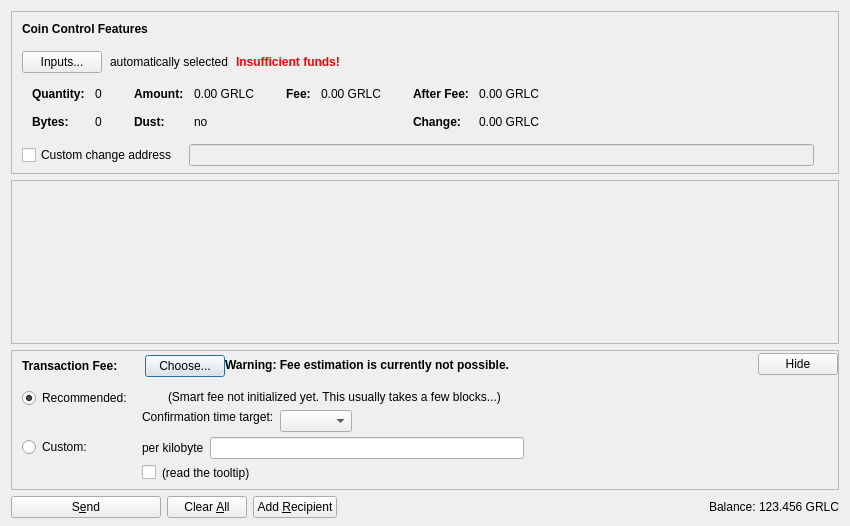
<?xml version="1.0" encoding="UTF-8"?>
<ui version="4.0">
 <class>SendCoinsDialog</class>
 <widget class="QDialog" name="SendCoinsDialog">
  <property name="geometry">
   <rect>
    <x>0</x>
    <y>0</y>
    <width>850</width>
    <height>526</height>
   </rect>
  </property>
  <property name="windowTitle">
   <string>Send Coins</string>
  </property>
  <layout class="QVBoxLayout" name="verticalLayout" stretch="0,1,0,0">
   <property name="bottomMargin">
    <number>8</number>
   </property>
   <item>
    <widget class="QFrame" name="frameCoinControl">
     <property name="sizePolicy">
      <sizepolicy hsizetype="Expanding" vsizetype="Expanding">
       <horstretch>0</horstretch>
       <verstretch>0</verstretch>
      </sizepolicy>
     </property>
     <property name="maximumSize">
      <size>
       <width>16777215</width>
       <height>16777215</height>
      </size>
     </property>
     <property name="frameShape">
      <enum>QFrame::StyledPanel</enum>
     </property>
     <property name="frameShadow">
      <enum>QFrame::Sunken</enum>
     </property>
     <layout class="QVBoxLayout" name="verticalLayoutCoinControl2">
      <property name="spacing">
       <number>0</number>
      </property>
      <property name="leftMargin">
       <number>0</number>
      </property>
      <property name="topMargin">
       <number>0</number>
      </property>
      <property name="rightMargin">
       <number>0</number>
      </property>
      <property name="bottomMargin">
       <number>6</number>
      </property>
      <item>
       <layout class="QVBoxLayout" name="verticalLayoutCoinControl" stretch="0,0,0,0,1">
        <property name="spacing">
         <number>0</number>
        </property>
        <property name="leftMargin">
         <number>10</number>
        </property>
        <property name="topMargin">
         <number>10</number>
        </property>
        <item>
         <layout class="QHBoxLayout" name="horizontalLayoutCoinControl1">
          <property name="bottomMargin">
           <number>15</number>
          </property>
          <item>
           <widget class="QLabel" name="labelCoinControlFeatures">
            <property name="sizePolicy">
             <sizepolicy hsizetype="Preferred" vsizetype="Maximum">
              <horstretch>0</horstretch>
              <verstretch>0</verstretch>
             </sizepolicy>
            </property>
            <property name="font">
             <font>
              <weight>75</weight>
              <bold>true</bold>
             </font>
            </property>
            <property name="styleSheet">
             <string notr="true">font-weight:bold;</string>
            </property>
            <property name="text">
             <string>Coin Control Features</string>
            </property>
           </widget>
          </item>
         </layout>
        </item>
        <item>
         <layout class="QHBoxLayout" name="horizontalLayoutCoinControl2" stretch="0,0,0,0">
          <property name="spacing">
           <number>8</number>
          </property>
          <property name="bottomMargin">
           <number>10</number>
          </property>
          <item>
           <widget class="QPushButton" name="pushButtonCoinControl">
            <property name="styleSheet">
             <string notr="true"/>
            </property>
            <property name="text">
             <string>Inputs...</string>
            </property>
            <property name="autoDefault">
             <bool>false</bool>
            </property>
           </widget>
          </item>
          <item>
           <widget class="QLabel" name="labelCoinControlAutomaticallySelected">
            <property name="text">
             <string>automatically selected</string>
            </property>
            <property name="margin">
             <number>5</number>
            </property>
           </widget>
          </item>
          <item>
           <widget class="QLabel" name="labelCoinControlInsuffFunds">
            <property name="font">
             <font>
              <weight>75</weight>
              <bold>true</bold>
             </font>
            </property>
            <property name="styleSheet">
             <string notr="true">color:red;font-weight:bold;</string>
            </property>
            <property name="text">
             <string>Insufficient funds!</string>
            </property>
            <property name="margin">
             <number>5</number>
            </property>
           </widget>
          </item>
          <item>
           <spacer name="horizontalSpacerCoinControl">
            <property name="orientation">
             <enum>Qt::Horizontal</enum>
            </property>
            <property name="sizeHint" stdset="0">
             <size>
              <width>40</width>
              <height>1</height>
             </size>
            </property>
           </spacer>
          </item>
         </layout>
        </item>
        <item>
         <widget class="QWidget" name="widgetCoinControl" native="true">
          <property name="sizePolicy">
           <sizepolicy hsizetype="Preferred" vsizetype="Preferred">
            <horstretch>0</horstretch>
            <verstretch>0</verstretch>
           </sizepolicy>
          </property>
          <property name="minimumSize">
           <size>
            <width>0</width>
            <height>0</height>
           </size>
          </property>
          <property name="styleSheet">
           <string notr="true"/>
          </property>
          <layout class="QHBoxLayout" name="horizontalLayoutCoinControl5">
           <property name="leftMargin">
            <number>0</number>
           </property>
           <property name="topMargin">
            <number>0</number>
           </property>
           <property name="rightMargin">
            <number>0</number>
           </property>
           <property name="bottomMargin">
            <number>0</number>
           </property>
           <item>
            <layout class="QHBoxLayout" name="horizontalLayoutCoinControl3" stretch="0,0,0,1">
             <property name="spacing">
              <number>20</number>
             </property>
             <property name="topMargin">
              <number>0</number>
             </property>
             <property name="bottomMargin">
              <number>10</number>
             </property>
             <item>
              <layout class="QFormLayout" name="formLayoutCoinControl1">
               <property name="horizontalSpacing">
                <number>10</number>
               </property>
               <property name="verticalSpacing">
                <number>14</number>
               </property>
               <property name="leftMargin">
                <number>10</number>
               </property>
               <property name="topMargin">
                <number>4</number>
               </property>
               <property name="rightMargin">
                <number>6</number>
               </property>
               <item row="0" column="0">
                <widget class="QLabel" name="labelCoinControlQuantityText">
                 <property name="font">
                  <font>
                   <weight>75</weight>
                   <bold>true</bold>
                  </font>
                 </property>
                 <property name="text">
                  <string>Quantity:</string>
                 </property>
                 <property name="margin">
                  <number>0</number>
                 </property>
                </widget>
               </item>
               <item row="0" column="1">
                <widget class="QLabel" name="labelCoinControlQuantity">
                 <property name="cursor">
                  <cursorShape>IBeamCursor</cursorShape>
                 </property>
                 <property name="contextMenuPolicy">
                  <enum>Qt::ActionsContextMenu</enum>
                 </property>
                 <property name="text">
                  <string notr="true">0</string>
                 </property>
                 <property name="margin">
                  <number>0</number>
                 </property>
                 <property name="textInteractionFlags">
                  <set>Qt::LinksAccessibleByMouse|Qt::TextSelectableByKeyboard|Qt::TextSelectableByMouse</set>
                 </property>
                </widget>
               </item>
               <item row="1" column="0">
                <widget class="QLabel" name="labelCoinControlBytesText">
                 <property name="font">
                  <font>
                   <weight>75</weight>
                   <bold>true</bold>
                  </font>
                 </property>
                 <property name="text">
                  <string>Bytes:</string>
                 </property>
                </widget>
               </item>
               <item row="1" column="1">
                <widget class="QLabel" name="labelCoinControlBytes">
                 <property name="cursor">
                  <cursorShape>IBeamCursor</cursorShape>
                 </property>
                 <property name="contextMenuPolicy">
                  <enum>Qt::ActionsContextMenu</enum>
                 </property>
                 <property name="text">
                  <string notr="true">0</string>
                 </property>
                 <property name="textInteractionFlags">
                  <set>Qt::LinksAccessibleByMouse|Qt::TextSelectableByKeyboard|Qt::TextSelectableByMouse</set>
                 </property>
                </widget>
               </item>
              </layout>
             </item>
             <item>
              <layout class="QFormLayout" name="formLayoutCoinControl2">
               <property name="horizontalSpacing">
                <number>10</number>
               </property>
               <property name="verticalSpacing">
                <number>14</number>
               </property>
               <property name="leftMargin">
                <number>6</number>
               </property>
               <property name="topMargin">
                <number>4</number>
               </property>
               <property name="rightMargin">
                <number>6</number>
               </property>
               <item row="0" column="0">
                <widget class="QLabel" name="labelCoinControlAmountText">
                 <property name="font">
                  <font>
                   <weight>75</weight>
                   <bold>true</bold>
                  </font>
                 </property>
                 <property name="text">
                  <string>Amount:</string>
                 </property>
                 <property name="margin">
                  <number>0</number>
                 </property>
                </widget>
               </item>
               <item row="0" column="1">
                <widget class="QLabel" name="labelCoinControlAmount">
                 <property name="cursor">
                  <cursorShape>IBeamCursor</cursorShape>
                 </property>
                 <property name="contextMenuPolicy">
                  <enum>Qt::ActionsContextMenu</enum>
                 </property>
                 <property name="text">
                  <string notr="true">0.00 GRLC</string>
                 </property>
                 <property name="textInteractionFlags">
                  <set>Qt::LinksAccessibleByMouse|Qt::TextSelectableByKeyboard|Qt::TextSelectableByMouse</set>
                 </property>
                </widget>
               </item>
               <item row="1" column="0">
                <widget class="QLabel" name="labelCoinControlLowOutputText">
                 <property name="font">
                  <font>
                   <weight>75</weight>
                   <bold>true</bold>
                  </font>
                 </property>
                 <property name="text">
                  <string>Dust:</string>
                 </property>
                </widget>
               </item>
               <item row="1" column="1">
                <widget class="QLabel" name="labelCoinControlLowOutput">
                 <property name="cursor">
                  <cursorShape>IBeamCursor</cursorShape>
                 </property>
                 <property name="contextMenuPolicy">
                  <enum>Qt::ActionsContextMenu</enum>
                 </property>
                 <property name="text">
                  <string notr="true">no</string>
                 </property>
                 <property name="textInteractionFlags">
                  <set>Qt::LinksAccessibleByMouse|Qt::TextSelectableByKeyboard|Qt::TextSelectableByMouse</set>
                 </property>
                </widget>
               </item>
              </layout>
             </item>
             <item>
              <layout class="QFormLayout" name="formLayoutCoinControl3">
               <property name="horizontalSpacing">
                <number>10</number>
               </property>
               <property name="verticalSpacing">
                <number>14</number>
               </property>
               <property name="leftMargin">
                <number>6</number>
               </property>
               <property name="topMargin">
                <number>4</number>
               </property>
               <property name="rightMargin">
                <number>6</number>
               </property>
               <item row="0" column="0">
                <widget class="QLabel" name="labelCoinControlFeeText">
                 <property name="font">
                  <font>
                   <weight>75</weight>
                   <bold>true</bold>
                  </font>
                 </property>
                 <property name="text">
                  <string>Fee:</string>
                 </property>
                 <property name="margin">
                  <number>0</number>
                 </property>
                </widget>
               </item>
               <item row="0" column="1">
                <widget class="QLabel" name="labelCoinControlFee">
                 <property name="cursor">
                  <cursorShape>IBeamCursor</cursorShape>
                 </property>
                 <property name="contextMenuPolicy">
                  <enum>Qt::ActionsContextMenu</enum>
                 </property>
                 <property name="text">
                  <string notr="true">0.00 GRLC</string>
                 </property>
                 <property name="textInteractionFlags">
                  <set>Qt::LinksAccessibleByMouse|Qt::TextSelectableByKeyboard|Qt::TextSelectableByMouse</set>
                 </property>
                </widget>
               </item>
              </layout>
             </item>
             <item>
              <layout class="QFormLayout" name="formLayoutCoinControl4">
               <property name="horizontalSpacing">
                <number>10</number>
               </property>
               <property name="verticalSpacing">
                <number>14</number>
               </property>
               <property name="leftMargin">
                <number>6</number>
               </property>
               <property name="topMargin">
                <number>4</number>
               </property>
               <property name="rightMargin">
                <number>6</number>
               </property>
               <item row="0" column="0">
                <widget class="QLabel" name="labelCoinControlAfterFeeText">
                 <property name="font">
                  <font>
                   <weight>75</weight>
                   <bold>true</bold>
                  </font>
                 </property>
                 <property name="text">
                  <string>After Fee:</string>
                 </property>
                 <property name="margin">
                  <number>0</number>
                 </property>
                </widget>
               </item>
               <item row="0" column="1">
                <widget class="QLabel" name="labelCoinControlAfterFee">
                 <property name="cursor">
                  <cursorShape>IBeamCursor</cursorShape>
                 </property>
                 <property name="contextMenuPolicy">
                  <enum>Qt::ActionsContextMenu</enum>
                 </property>
                 <property name="text">
                  <string notr="true">0.00 GRLC</string>
                 </property>
                 <property name="textInteractionFlags">
                  <set>Qt::LinksAccessibleByMouse|Qt::TextSelectableByKeyboard|Qt::TextSelectableByMouse</set>
                 </property>
                </widget>
               </item>
               <item row="1" column="0">
                <widget class="QLabel" name="labelCoinControlChangeText">
                 <property name="font">
                  <font>
                   <weight>75</weight>
                   <bold>true</bold>
                  </font>
                 </property>
                 <property name="text">
                  <string>Change:</string>
                 </property>
                </widget>
               </item>
               <item row="1" column="1">
                <widget class="QLabel" name="labelCoinControlChange">
                 <property name="cursor">
                  <cursorShape>IBeamCursor</cursorShape>
                 </property>
                 <property name="contextMenuPolicy">
                  <enum>Qt::ActionsContextMenu</enum>
                 </property>
                 <property name="text">
                  <string notr="true">0.00 GRLC</string>
                 </property>
                 <property name="textInteractionFlags">
                  <set>Qt::LinksAccessibleByMouse|Qt::TextSelectableByKeyboard|Qt::TextSelectableByMouse</set>
                 </property>
                </widget>
               </item>
              </layout>
             </item>
            </layout>
           </item>
          </layout>
         </widget>
        </item>
        <item>
         <layout class="QHBoxLayout" name="horizontalLayoutCoinControl4" stretch="0,0,0">
          <property name="spacing">
           <number>12</number>
          </property>
          <property name="sizeConstraint">
           <enum>QLayout::SetDefaultConstraint</enum>
          </property>
          <property name="topMargin">
           <number>5</number>
          </property>
          <property name="rightMargin">
           <number>5</number>
          </property>
          <item>
           <widget class="QCheckBox" name="checkBoxCoinControlChange">
            <property name="toolTip">
             <string>If this is activated, but the change address is empty or invalid, change will be sent to a newly generated address.</string>
            </property>
            <property name="text">
             <string>Custom change address</string>
            </property>
           </widget>
          </item>
          <item>
           <widget class="QValidatedLineEdit" name="lineEditCoinControlChange">
            <property name="enabled">
             <bool>false</bool>
            </property>
            <property name="sizePolicy">
             <sizepolicy hsizetype="Expanding" vsizetype="Fixed">
              <horstretch>0</horstretch>
              <verstretch>0</verstretch>
             </sizepolicy>
            </property>
           </widget>
          </item>
          <item>
           <widget class="QLabel" name="labelCoinControlChangeLabel">
            <property name="sizePolicy">
             <sizepolicy hsizetype="Preferred" vsizetype="Expanding">
              <horstretch>0</horstretch>
              <verstretch>0</verstretch>
             </sizepolicy>
            </property>
            <property name="minimumSize">
             <size>
              <width>0</width>
              <height>0</height>
             </size>
            </property>
            <property name="text">
             <string/>
            </property>
            <property name="margin">
             <number>3</number>
            </property>
           </widget>
          </item>
         </layout>
        </item>
        <item>
         <spacer name="verticalSpacerCoinControl">
          <property name="orientation">
           <enum>Qt::Vertical</enum>
          </property>
          <property name="sizeHint" stdset="0">
           <size>
            <width>800</width>
            <height>1</height>
           </size>
          </property>
         </spacer>
        </item>
       </layout>
      </item>
     </layout>
    </widget>
   </item>
   <item>
    <widget class="QScrollArea" name="scrollArea">
     <property name="widgetResizable">
      <bool>true</bool>
     </property>
     <widget class="QWidget" name="scrollAreaWidgetContents">
      <property name="geometry">
       <rect>
        <x>0</x>
        <y>0</y>
        <width>830</width>
        <height>104</height>
       </rect>
      </property>
      <layout class="QVBoxLayout" name="verticalLayout_2" stretch="0,1">
       <property name="leftMargin">
        <number>0</number>
       </property>
       <property name="topMargin">
        <number>0</number>
       </property>
       <property name="rightMargin">
        <number>0</number>
       </property>
       <property name="bottomMargin">
        <number>0</number>
       </property>
       <item>
        <layout class="QVBoxLayout" name="entries">
         <property name="spacing">
          <number>6</number>
         </property>
        </layout>
       </item>
       <item>
        <spacer name="verticalSpacer">
         <property name="orientation">
          <enum>Qt::Vertical</enum>
         </property>
         <property name="sizeHint" stdset="0">
          <size>
           <width>20</width>
           <height>40</height>
          </size>
         </property>
        </spacer>
       </item>
      </layout>
     </widget>
    </widget>
   </item>
   <item>
    <widget class="QFrame" name="frameFee">
     <property name="sizePolicy">
      <sizepolicy hsizetype="Expanding" vsizetype="Expanding">
       <horstretch>0</horstretch>
       <verstretch>0</verstretch>
      </sizepolicy>
     </property>
     <property name="maximumSize">
      <size>
       <width>16777215</width>
       <height>16777215</height>
      </size>
     </property>
     <property name="frameShape">
      <enum>QFrame::StyledPanel</enum>
     </property>
     <property name="frameShadow">
      <enum>QFrame::Sunken</enum>
     </property>
     <layout class="QVBoxLayout" name="verticalLayoutFee1">
      <property name="spacing">
       <number>0</number>
      </property>
      <property name="leftMargin">
       <number>0</number>
      </property>
      <property name="topMargin">
       <number>0</number>
      </property>
      <property name="rightMargin">
       <number>0</number>
      </property>
      <property name="bottomMargin">
       <number>0</number>
      </property>
      <item>
       <layout class="QVBoxLayout" name="verticalLayoutFee2" stretch="0,0,0">
        <property name="spacing">
         <number>0</number>
        </property>
        <property name="leftMargin">
         <number>10</number>
        </property>
        <property name="topMargin">
         <number>0</number>
        </property>
        <item>
         <layout class="QHBoxLayout" name="horizontalLayoutFee1">
          <property name="bottomMargin">
           <number>0</number>
          </property>
          <item>
           <layout class="QVBoxLayout" name="verticalLayoutFee7">
            <property name="spacing">
             <number>0</number>
            </property>
            <item>
             <spacer name="verticalSpacerSmartFee">
              <property name="orientation">
               <enum>Qt::Vertical</enum>
              </property>
              <property name="sizeType">
               <enum>QSizePolicy::Fixed</enum>
              </property>
              <property name="sizeHint" stdset="0">
               <size>
                <width>1</width>
                <height>4</height>
               </size>
              </property>
             </spacer>
            </item>
            <item>
             <layout class="QHBoxLayout" name="horizontalLayoutSmartFee">
              <property name="spacing">
               <number>10</number>
              </property>
              <item>
               <widget class="QLabel" name="labelFeeHeadline">
                <property name="sizePolicy">
                 <sizepolicy hsizetype="Preferred" vsizetype="Maximum">
                  <horstretch>0</horstretch>
                  <verstretch>0</verstretch>
                 </sizepolicy>
                </property>
                <property name="font">
                 <font>
                  <weight>75</weight>
                  <bold>true</bold>
                 </font>
                </property>
                <property name="styleSheet">
                 <string notr="true">font-weight:bold;</string>
                </property>
                <property name="text">
                 <string>Transaction Fee:</string>
                </property>
               </widget>
              </item>
              <item>
               <widget class="QLabel" name="labelFeeMinimized">
                <property name="text">
                 <string/>
                </property>
               </widget>
              </item>
              <item>
               <widget class="QPushButton" name="buttonChooseFee">
                <property name="text">
                 <string>Choose...</string>
                </property>
               </widget>
              </item>
             </layout>
            </item>
            <item>
             <spacer name="verticalSpacer_5">
              <property name="orientation">
               <enum>Qt::Vertical</enum>
              </property>
              <property name="sizeHint" stdset="0">
               <size>
                <width>1</width>
                <height>1</height>
               </size>
              </property>
             </spacer>
            </item>
           </layout>
          </item>
          <item>
           <widget class="QLabel" name="fallbackFeeWarningLabel">
            <property name="toolTip">
             <string>Using the fallbackfee can result in sending a transaction that will take several hours or days (or never) to confirm. Consider choosing your fee manually or wait until you have validated the complete chain.</string>
            </property>
            <property name="font">
            <font>
                <weight>75</weight>
                <bold>true</bold>
            </font>
            </property>
            <property name="text">
             <string>Warning: Fee estimation is currently not possible.</string>
            </property>
            <property name="wordWrap">
             <bool>false</bool>
            </property>
           </widget>
          </item>
          <item>
           <spacer name="horizontalSpacer_4">
            <property name="orientation">
             <enum>Qt::Horizontal</enum>
            </property>
            <property name="sizeType">
             <enum>QSizePolicy::MinimumExpanding</enum>
            </property>
            <property name="sizeHint" stdset="0">
             <size>
              <width>40</width>
              <height>20</height>
             </size>
            </property>
           </spacer>
          </item>
          <item>
           <widget class="QPushButton" name="buttonMinimizeFee">
            <property name="toolTip">
             <string>collapse fee-settings</string>
            </property>
            <property name="text">
             <string>Hide</string>
            </property>
           </widget>
          </item>
         </layout>
        </item>
        <item>
         <widget class="QFrame" name="frameFeeSelection">
          <layout class="QVBoxLayout" name="verticalLayoutFee12">
           <property name="spacing">
            <number>0</number>
           </property>
           <property name="leftMargin">
            <number>0</number>
           </property>
           <property name="topMargin">
            <number>0</number>
           </property>
           <property name="rightMargin">
            <number>0</number>
           </property>
           <property name="bottomMargin">
            <number>0</number>
           </property>
           <item>
            <layout class="QGridLayout" name="gridLayoutFee">
             <property name="topMargin">
              <number>10</number>
             </property>
             <property name="bottomMargin">
              <number>4</number>
             </property>
             <property name="horizontalSpacing">
              <number>10</number>
             </property>
             <property name="verticalSpacing">
              <number>4</number>
             </property>
             <item row="1" column="1">
              <layout class="QVBoxLayout" name="verticalLayoutFee8">
               <property name="spacing">
                <number>6</number>
               </property>
               <item>
                <layout class="QHBoxLayout" name="horizontalLayoutFee13">
                 <item>
                  <widget class="QLabel" name="labelCustomPerKilobyte">
                   <property name="toolTip">
                    <string>If the custom fee is set to 1000 satoshis and the transaction is only 250 bytes, then &quot;per kilobyte&quot; only pays 250 satoshis in fee, while &quot;total at least&quot; pays 1000 satoshis. For transactions bigger than a kilobyte both pay by kilobyte.</string>
                   </property>
                   <property name="text">
                    <string>per kilobyte</string>
                   </property>
                  </widget>
                 </item>
                 <item>
                  <widget class="BitcoinAmountField" name="customFee"/>
                 </item>
                 <item>
                  <spacer name="horizontalSpacer_6">
                   <property name="orientation">
                    <enum>Qt::Horizontal</enum>
                   </property>
                   <property name="sizeHint" stdset="0">
                    <size>
                     <width>1</width>
                     <height>1</height>
                    </size>
                   </property>
                  </spacer>
                 </item>
                </layout>
               </item>
               <item>
                <layout class="QHBoxLayout" name="horizontalLayoutFee8">
                 <item>
                  <widget class="QCheckBox" name="checkBoxMinimumFee">
                   <property name="toolTip">
                    <string>Paying only the minimum fee is just fine as long as there is less transaction volume than space in the blocks. But be aware that this can end up in a never confirming transaction once there is more demand for garlicoin transactions than the network can process.</string>
                   </property>
                   <property name="text">
                    <string/>
                   </property>
                  </widget>
                 </item>
                 <item>
                  <widget class="QLabel" name="labelMinFeeWarning">
                   <property name="enabled">
                    <bool>true</bool>
                   </property>
                   <property name="toolTip">
                    <string>Paying only the minimum fee is just fine as long as there is less transaction volume than space in the blocks. But be aware that this can end up in a never confirming transaction once there is more demand for garlicoin transactions than the network can process.</string>
                   </property>
                   <property name="text">
                    <string>(read the tooltip)</string>
                   </property>
                   <property name="margin">
                    <number>5</number>
                   </property>
                  </widget>
                 </item>
                 <item>
                  <spacer name="horizontalSpacer_2">
                   <property name="orientation">
                    <enum>Qt::Horizontal</enum>
                   </property>
                   <property name="sizeHint" stdset="0">
                    <size>
                     <width>1</width>
                     <height>1</height>
                    </size>
                   </property>
                  </spacer>
                 </item>
                </layout>
               </item>
              </layout>
             </item>
             <item row="0" column="0">
              <layout class="QVBoxLayout" name="verticalLayoutFee4" stretch="0,1">
               <item>
                <widget class="QRadioButton" name="radioSmartFee">
                 <property name="text">
                  <string>Recommended:</string>
                 </property>
                 <property name="checked">
                  <bool>true</bool>
                 </property>
                 <attribute name="buttonGroup">
                  <string notr="true">groupFee</string>
                 </attribute>
                </widget>
               </item>
               <item>
                <spacer name="verticalSpacer_2">
                 <property name="orientation">
                  <enum>Qt::Vertical</enum>
                 </property>
                 <property name="sizeHint" stdset="0">
                  <size>
                   <width>1</width>
                   <height>1</height>
                  </size>
                 </property>
                </spacer>
               </item>
              </layout>
             </item>
             <item row="1" column="0">
              <layout class="QVBoxLayout" name="verticalLayoutFee9" stretch="0,1">
               <item>
                <widget class="QRadioButton" name="radioCustomFee">
                 <property name="text">
                  <string>Custom:</string>
                 </property>
                 <attribute name="buttonGroup">
                  <string notr="true">groupFee</string>
                 </attribute>
                </widget>
               </item>
               <item>
                <spacer name="verticalSpacer_6">
                 <property name="orientation">
                  <enum>Qt::Vertical</enum>
                 </property>
                 <property name="sizeHint" stdset="0">
                  <size>
                   <width>1</width>
                   <height>1</height>
                  </size>
                 </property>
                </spacer>
               </item>
              </layout>
             </item>
             <item row="0" column="1">
              <layout class="QVBoxLayout" name="verticalLayoutFee3" stretch="0,0,1">
               <property name="spacing">
                <number>6</number>
               </property>
               <property name="topMargin">
                <number>2</number>
               </property>
               <item>
                <layout class="QHBoxLayout" name="horizontalLayoutFee12">
                 <item>
                  <widget class="QLabel" name="labelSmartFee">
                   <property name="text">
                    <string/>
                   </property>
                   <property name="margin">
                    <number>2</number>
                   </property>
                  </widget>
                 </item>
                 <item>
                  <widget class="QLabel" name="labelFeeEstimation">
                   <property name="text">
                    <string/>
                   </property>
                  </widget>
                 </item>
                 <item>
                  <widget class="QLabel" name="labelSmartFee2">
                   <property name="text">
                    <string>(Smart fee not initialized yet. This usually takes a few blocks...)</string>
                   </property>
                   <property name="margin">
                    <number>2</number>
                   </property>
                  </widget>
                 </item>
                 <item>
                  <spacer name="horizontalSpacer_5">
                   <property name="orientation">
                    <enum>Qt::Horizontal</enum>
                   </property>
                   <property name="sizeHint" stdset="0">
                    <size>
                     <width>1</width>
                     <height>1</height>
                    </size>
                   </property>
                  </spacer>
                 </item>
                </layout>
               </item>
               <item>
                <layout class="QHBoxLayout" name="horizontalLayoutFee9">
                 <item>
                  <layout class="QVBoxLayout" name="verticalLayoutFee6">
                   <item>
                    <widget class="QLabel" name="labelSmartFee3">
                     <property name="text">
                      <string>Confirmation time target:</string>
                     </property>
                     <property name="margin">
                      <number>2</number>
                     </property>
                    </widget>
                   </item>
                   <item>
                    <spacer name="verticalSpacer_3">
                     <property name="orientation">
                      <enum>Qt::Vertical</enum>
                     </property>
                     <property name="sizeHint" stdset="0">
                      <size>
                       <width>1</width>
                       <height>1</height>
                      </size>
                     </property>
                    </spacer>
                   </item>
                  </layout>
                 </item>
                 <item>
                  <layout class="QVBoxLayout" name="verticalLayoutFee5">
                   <property name="rightMargin">
                    <number>30</number>
                   </property>
                   <item>
                    <layout class="QHBoxLayout" name="horizontalLayoutConfTarget">
                     <property name="bottomMargin">
                      <number>0</number>
                     </property>
                     <item>
                      <widget class="QComboBox" name="confTargetSelector"/>
                     </item>
                     <item>
                      <spacer name="horizontalSpacerConfTarget">
                       <property name="orientation">
                        <enum>Qt::Horizontal</enum>
                       </property>
                       <property name="sizeHint" stdset="0">
                        <size>
                         <width>40</width>
                         <height>20</height>
                        </size>
                       </property>
                      </spacer>
                     </item>
                    </layout>
                   </item>
                  </layout>
                 </item>
                </layout>
               </item>
               <item>
                <spacer name="verticalSpacer_4">
                 <property name="orientation">
                  <enum>Qt::Vertical</enum>
                 </property>
                 <property name="sizeHint" stdset="0">
                  <size>
                   <width>1</width>
                   <height>1</height>
                  </size>
                 </property>
                </spacer>
               </item>
              </layout>
             </item>
            </layout>
           </item>
          </layout>
         </widget>
        </item>
        <item>
         <spacer name="verticalSpacerFee">
          <property name="orientation">
           <enum>Qt::Vertical</enum>
          </property>
          <property name="sizeHint" stdset="0">
           <size>
            <width>40</width>
            <height>5</height>
           </size>
          </property>
         </spacer>
        </item>
       </layout>
      </item>
     </layout>
    </widget>
   </item>
   <item>
    <layout class="QHBoxLayout" name="horizontalLayout">
     <item>
      <widget class="QPushButton" name="sendButton">
       <property name="minimumSize">
        <size>
         <width>150</width>
         <height>0</height>
        </size>
       </property>
       <property name="toolTip">
        <string>Confirm the send action</string>
       </property>
       <property name="text">
        <string>S&amp;end</string>
       </property>
       <property name="icon">
        <iconset resource="../bitcoin.qrc">
         <normaloff>:/icons/send</normaloff>:/icons/send</iconset>
       </property>
       <property name="autoDefault">
        <bool>false</bool>
       </property>
       <property name="default">
        <bool>false</bool>
       </property>
      </widget>
     </item>
     <item>
      <widget class="QPushButton" name="clearButton">
       <property name="sizePolicy">
        <sizepolicy hsizetype="Minimum" vsizetype="Fixed">
         <horstretch>0</horstretch>
         <verstretch>0</verstretch>
        </sizepolicy>
       </property>
       <property name="toolTip">
        <string>Clear all fields of the form.</string>
       </property>
       <property name="text">
        <string>Clear &amp;All</string>
       </property>
       <property name="icon">
        <iconset resource="../bitcoin.qrc">
         <normaloff>:/icons/remove</normaloff>:/icons/remove</iconset>
       </property>
       <property name="autoDefault">
        <bool>false</bool>
       </property>
      </widget>
     </item>
     <item>
      <widget class="QPushButton" name="addButton">
       <property name="toolTip">
        <string>Send to multiple recipients at once</string>
       </property>
       <property name="text">
        <string>Add &amp;Recipient</string>
       </property>
       <property name="icon">
        <iconset resource="../bitcoin.qrc">
         <normaloff>:/icons/add</normaloff>:/icons/add</iconset>
       </property>
       <property name="autoDefault">
        <bool>false</bool>
       </property>
      </widget>
     </item>
     <item>
      <spacer name="horizontalSpacer">
       <property name="orientation">
        <enum>Qt::Horizontal</enum>
       </property>
       <property name="sizeHint" stdset="0">
        <size>
         <width>40</width>
         <height>20</height>
        </size>
       </property>
      </spacer>
     </item>
     <item>
      <layout class="QHBoxLayout" name="horizontalLayout_2">
       <property name="spacing">
        <number>3</number>
       </property>
       <item>
        <widget class="QLabel" name="label">
         <property name="sizePolicy">
          <sizepolicy hsizetype="Preferred" vsizetype="Fixed">
           <horstretch>0</horstretch>
           <verstretch>0</verstretch>
          </sizepolicy>
         </property>
         <property name="text">
          <string>Balance:</string>
         </property>
        </widget>
       </item>
       <item>
        <widget class="QLabel" name="labelBalance">
         <property name="sizePolicy">
          <sizepolicy hsizetype="Preferred" vsizetype="Fixed">
           <horstretch>0</horstretch>
           <verstretch>0</verstretch>
          </sizepolicy>
         </property>
         <property name="cursor">
          <cursorShape>IBeamCursor</cursorShape>
         </property>
         <property name="text">
          <string notr="true">123.456 GRLC</string>
         </property>
         <property name="textInteractionFlags">
          <set>Qt::LinksAccessibleByMouse|Qt::TextSelectableByKeyboard|Qt::TextSelectableByMouse</set>
         </property>
        </widget>
       </item>
      </layout>
     </item>
    </layout>
   </item>
  </layout>
 </widget>
 <customwidgets>
  <customwidget>
   <class>QValidatedLineEdit</class>
   <extends>QLineEdit</extends>
   <header>qt/qvalidatedlineedit.h</header>
  </customwidget>
  <customwidget>
   <class>BitcoinAmountField</class>
   <extends>QLineEdit</extends>
   <header>qt/bitcoinamountfield.h</header>
   <container>1</container>
  </customwidget>
 </customwidgets>
 <resources>
  <include location="../bitcoin.qrc"/>
 </resources>
 <connections/>
 <buttongroups>
  <buttongroup name="groupFee"/>
 </buttongroups>
</ui>
